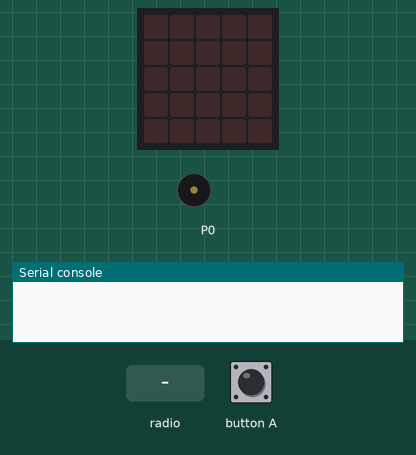
Recording of a program running on a simulated BBC micro:bit running MicroPython. Shown: the board's 5×5 LED display, buzzer (waves = sounding), the last lines printed to the serial console. The test bench sets the inputs (shaded band). No radio messages arrive unless stated (any console line starting 'radio sent:' is added by the test bench).

Above: at 1.2 s.
1.3 s: button A pressed for 0.15 s
At 2.3 s:
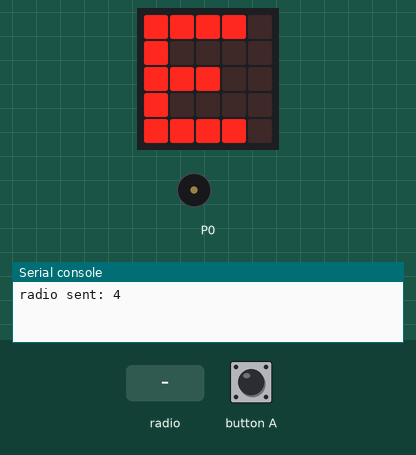
3.0 s: radio message "1" arrives
At 5.1 s:
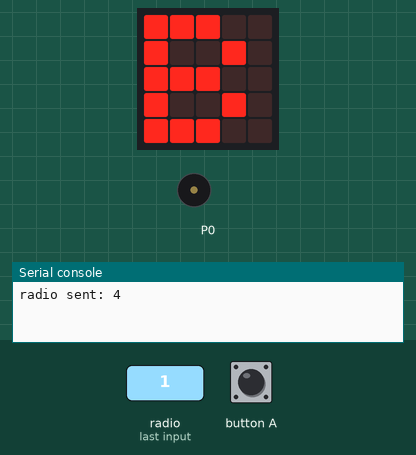
6.0 s: button A pressed for 1 s
At 7.7 s:
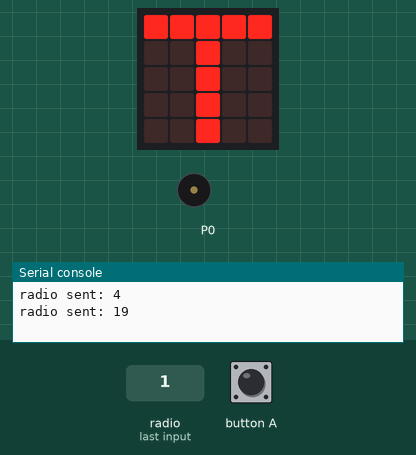
8.5 s: button A pressed for 3.2 s
At 9.1 s:
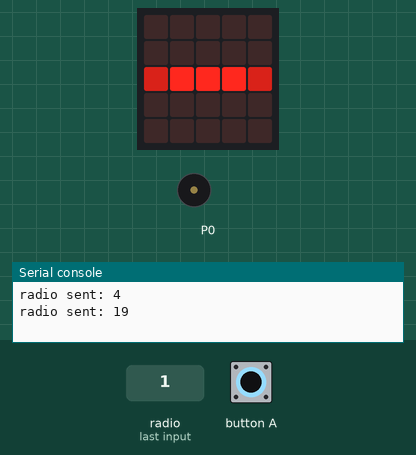
Timing chart, 0 to 11.5 s (numbered marks = the images above; inputs shaded):
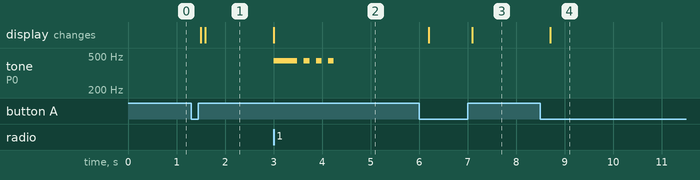

The program:

morse_radio.py
```python
from microbit import *
import music
import radio

silent = True
dotTune = ["A4:1","R:1"]
dashTune = ["A4:4","R:1"]

codes = [".-",      #A
         "-...",    #B
         "-.-.",    #C
         "-..",     #D
         ".",       #E
         "..-.",    #F
         "--.",     #G
         "....",    #H
         "..",      #I
         ".---",    #J
         "-.-",     #K
         ".-..",    #L
         "--",      #M
         "-.",      #N
         "---",     #O
         ".--.",    #P
         "--.-",    #Q
         ".-.",     #R
         "...",     #S
         "-",       #T
         "..-",     #U
         "...-",    #V
         ".--",     #W
         "-..-",    #X
         "-.--",    #Y
         "--..",    #Z
         ".----",   #1
         "..---",   #2
         "...--",   #3
         "....-",   #4
         ".....",   #5
         "-....",   #6
         "--...",   #7
         "---..",   #8
         "----.",   #9
         "-----",   #0
         ".-.-.-",  #.
         "--..--",  #,
         "..--.."]  #?
decodes = [ "A",
            "B",
            "C",
            "D",
            "E",
            "F",
            "G",
            "H",
            "I",
            "J",
            "K",
            "L",
            "M",
            "N",
            "O",
            "P",
            "Q",
            "R",
            "S",
            "T",
            "U",
            "V",
            "W",
            "X",
            "Y",
            "Z",
            "1",
            "2",
            "3",
            "4",
            "5",
            "6",
            "7",
            "8",
            "9",
            "0",
            ".",
            ",",
            "?"]

dot  = Image("00000:"
             "00500:"
             "05950:"
             "00500:"
             "00000")

dash = Image("00000:"
             "00000:"
             "59995:"
             "00000:"
             "00000:")

wasBeep = False
loopCount = 0
loopLimit = 80
letterish = ""

listening = True

radio.on()

while True:
    if button_a.is_pressed():
        if not wasBeep:
            wasBeep = True
            listening = False
            sleep(200)
            if button_a.is_pressed():
                if not silent:
                    music.play(dashTune)
                letterish += "-"
                display.show(dash)

            else:
                if not silent:
                    music.play(dotTune)
                letterish += "."
                display.show(dot)
                wasBeep = False
                loopCount=0

    else:
        if wasBeep:
            loopCount=0
            wasBeep = False
        else:
            if loopCount < loopLimit:
                loopCount+=1
            elif loopCount == loopLimit:
                for idx, val in enumerate(codes):
                    if val == letterish:
                        radio.send(str(idx))
                        display.show(decodes[idx])
                        break
                letterish=""
                listening = True
        if listening:
            incoming = radio.receive()
            if incoming is not None:
                ind = int(incoming)
                display.show(decodes[ind])
                for x in codes[ind]:
                    if x == "-":
                        music.play(dashTune)
                    else:
                        music.play(dotTune)
    sleep(1)
```

Measured:
- after the input at 1.3 s, the display: first changes after 0.20 s (image 1 shows a later state)
- after the input at 3.0 s, tone on P0: silent → 440 Hz at once, then repeats every 0.25 s: silent 0.14 s, 440 Hz 0.12 s, until it stays silent from 4.2 s; the display: changes at once (image 2)
- after the input at 6.0 s, the display: first changes after 0.20 s (image 3 shows a later state)
- after the input at 8.5 s, the display: changes after 0.20 s (image 4)
